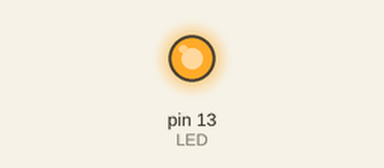
Recording of a sketch running on a simulated Arduino Uno, built with avr-gcc and run on an emulated ATmega328P. Parts: output pins drawn as LEDs (lit = HIGH). No radio packets arrive unless stated; pins used as bus, display or sensor lines are not drawn; what the sketch prints to the serial monitor is not drawn.

Above: at 0.15 s.
Timing chart, 0 to 3.1 s (numbered marks = the images above):
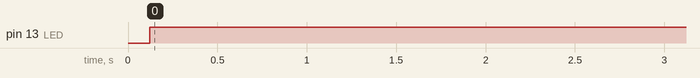

The sketch:

1-to-1_A_rec.ino
```cpp
#include <SPI.h>
#include <RH_RF95.h>

// Feather M0 pinout
#define RFM95_CS 8
#define RFM95_RST 4
#define RFM95_INT 3

#define LED 13

// Setting frequency (MHz)
#define RF95_FREQ 915.0

// Receiver ID
char ID[] = "A"; // Defined as a char array for consistency with the transmitter code

// Singleton instance of the radio driver
RH_RF95 rf95(RFM95_CS, RFM95_INT);

void receiveRaw(char **msg);
// recieves a raw LoRa transmission (Includes ID)
// msg is a pointer to an array with the max message length

bool isIdentified(char *msg, int len);
// Determines if the message contained in msg is identified or not
// msg is a pointer to the message, len is the message's length
// NOTE: Function will return true for an unidentified message if msg[0] is a letter and msg[1] = "|"

char getID(char *msg);
// Returns the ID of an identified message
// msg is the identified message

void setup() {
  // put your setup code here, to run once:
  pinMode(LED, OUTPUT); // Setting inputs and outputs
  pinMode(RFM95_RST, OUTPUT);
  digitalWrite(RFM95_RST, HIGH); // Resetting radio

  Serial.begin(115200); // Initiating serial
  // Waiting for serial console to be opened
  // IF THE MICROCONTROLLER IS NOT CONNECTED TO A COMPUTER, COMMENT THIS OUT
  while(!Serial) {
    delay(1);
  }
  delay(100);

  // Reset
  digitalWrite(RFM95_RST, LOW);
  delay(10);
  digitalWrite(RFM95_RST, HIGH);
  delay(10);

  while (!rf95.init()) {
    Serial.println("Something's wrong, I can feel it.\nLoRa radio init failed.");
    while (1);
  }
  Serial.println("LoRa radio successfully initialized");

  if (!rf95.setFrequency(RF95_FREQ)) {
    Serial.println("setFrequency failed");
    while(1);
  }
  Serial.print("Listening frequency: "); Serial.println(RF95_FREQ);
  rf95.setTxPower(23, false);

  digitalWrite(LED, LOW);
}

void loop() {
  // put your main code here, to run repeatedly:
  char *message;
  int len;
  digitalWrite(LED, HIGH);
  receiveRaw(&message);
  digitalWrite(LED, LOW);
  len = strlen(message);
  if (isIdentified(message, len) && (getID(message) == ID[0])) {
    Serial.print("Raw message received: "); Serial.println(message);
  }
}

void receiveRaw(char **msg) {
    if (rf95.waitAvailableTimeout(1000)) {
      char *rec = (char*)malloc(RH_RF95_MAX_MESSAGE_LEN);
      uint8_t buf[RH_RF95_MAX_MESSAGE_LEN]; // Creating a buffer and defining its length
      uint8_t len = sizeof(buf);

      if (rf95.recv(buf, &len)) {
        digitalWrite(LED, HIGH);
        //RH_RF95::printBuffer("Received: ", buf, len);
        //Serial.print("Got: "); Serial.println((char*)buf);
        strcpy(rec, (char*)buf);
        *msg = rec;
      }
      else {
        Serial.println("Receive failed");
      }
    }
    else {
      *msg = "No message";
    }
}

bool isIdentified(char *msg, int len) {
  return (isalpha(msg[0])&&(msg[1]=='|'));
}

char getID(char *msg) {
  return msg[0];
}
```

Measured:
- by itself, pin 13 (LED): LOW → HIGH at 0.12 s
